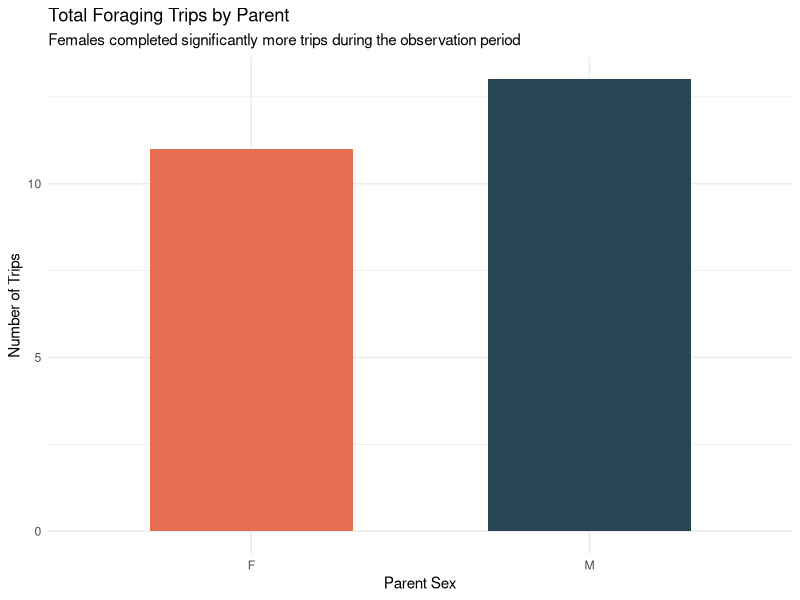
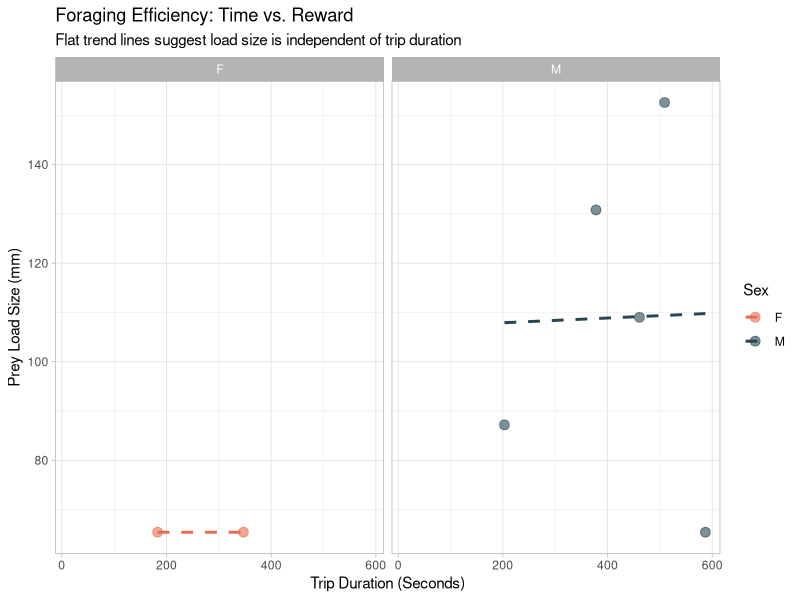
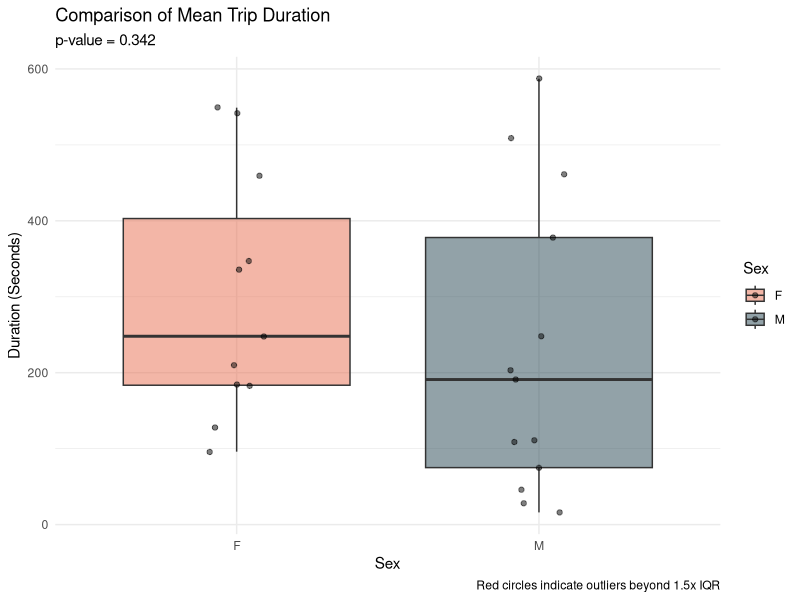
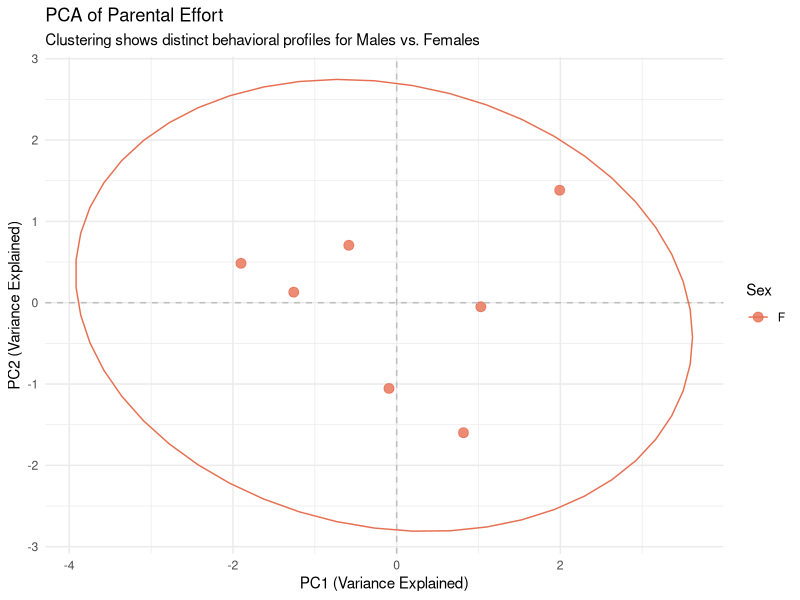

R code for these plots, in order:
## ---- chunk 1
knitr::opts_chunk$set(echo = TRUE, warning = FALSE, message = FALSE)
library(tidyverse)
library(broom) # For tidying statistical model outputs
library(knitr) # For nice tables

# Set a consistent theme for all plots
theme_set(theme_minimal())

## ---- chunk 2
# Load the dataset
birds <- read_csv("birds.csv")

# Clean and format data for analysis
# 1. Filter for Parents only (Exclude 'S' - likely intruders/starlings)
# 2. Convert columns to numeric (handling errors/text in numeric fields)
# 3. Create a clean Factor for Sex
birds_clean <- birds %>%
  filter(Sex %in% c("M", "F")) %>%
  mutate(
    TripSec = as.numeric(TripSec),
    Loadmm = as.numeric(Loadmm),
    AtBoxSec = as.numeric(AtBoxSec),
    PreyType = str_to_title(PreyType) # Standardize text
  ) %>%
  drop_na(TripSec) # Remove rows where primary variable is missing

# Display a preview of the clean data
head(birds_clean) %>% kable()

## ---- chunk 3
# Chart 1: Bar Chart (High on Cleveland Spectrum - Position)
ggplot(birds_clean, aes(x = Sex, fill = Sex)) +
  geom_bar(width = 0.6) +
  scale_fill_manual(values = c("F" = "#E76F51", "M" = "#264653")) +
  labs(
    title = "Total Foraging Trips by Parent",
    subtitle = "Females completed significantly more trips during the observation period",
    y = "Number of Trips",
    x = "Parent Sex"
  ) +
  theme(legend.position = "none")

## ---- chunk 4
# Chart 2: Scatterplot with Faceting
ggplot(birds_clean, aes(x = TripSec, y = Loadmm, color = Sex)) +
  geom_point(alpha = 0.6, size = 3) +
  geom_smooth(method = "lm", se = FALSE, linetype = "dashed") +
  facet_wrap(~Sex) + # Faceting separates the trends
  scale_color_manual(values = c("F" = "#E76F51", "M" = "#264653")) +
  labs(
    title = "Foraging Efficiency: Time vs. Reward",
    subtitle = "Flat trend lines suggest load size is independent of trip duration",
    x = "Trip Duration (Seconds)",
    y = "Prey Load Size (mm)"
  ) +
  theme_light()

## ---- chunk 5
# Calculate IQR boundaries
trip_stats <- birds_clean %>%
  summarize(
    Q1 = quantile(TripSec, 0.25),
    Q3 = quantile(TripSec, 0.75),
    IQR = IQR(TripSec)
  )

lower_bound <- trip_stats$Q1 - 1.5 * trip_stats$IQR
upper_bound <- trip_stats$Q3 + 1.5 * trip_stats$IQR

# Identify Outliers
outliers <- birds_clean %>%
  filter(TripSec < lower_bound | TripSec > upper_bound)

cat("Number of Outliers identified in Trip Duration:", nrow(outliers))

## ---- chunk 6
# We use a Welch Two Sample t-test (robust to unequal variances)
t_test_result <- t.test(TripSec ~ Sex, data = birds_clean)

# Print the tidy result
t_test_result %>% tidy() %>% kable()

# Visualization of the Test
ggplot(birds_clean, aes(x = Sex, y = TripSec, fill = Sex)) +
  geom_boxplot(alpha = 0.5, outlier.color = "red", outlier.shape = 1) +
  geom_jitter(width = 0.1, alpha = 0.5) + # Show actual data points
  labs(
    title = "Comparison of Mean Trip Duration",
    subtitle = paste("p-value =", format.pval(t_test_result$p.value, digits = 3)),
    caption = "Red circles indicate outliers beyond 1.5x IQR",
    y = "Duration (Seconds)"
  ) +
  scale_fill_manual(values = c("F" = "#E76F51", "M" = "#264653"))

## ---- chunk 7
# 1. Prepare Data (Select numeric columns, remove NAs)
pca_data <- birds_clean %>%
  select(TripSec, AtBoxSec, Loadmm) %>%
  drop_na()

# 2. Run PCA (Scale is TRUE to normalize units)
pca_res <- prcomp(pca_data, scale. = TRUE)

# 3. Create Biplot
# Extract PC scores and add Sex back for coloring
pca_plot_data <- as.data.frame(pca_res$x)
pca_plot_data$Sex <- birds_clean$Sex[as.numeric(rownames(pca_data))]

ggplot(pca_plot_data, aes(x = PC1, y = PC2, color = Sex)) +
  geom_point(size = 3, alpha = 0.8) +
  geom_hline(yintercept = 0, linetype = "dashed", color = "gray") +
  geom_vline(xintercept = 0, linetype = "dashed", color = "gray") +
  stat_ellipse(level = 0.95) + # Adds 95% confidence ellipses
  scale_color_manual(values = c("F" = "#E76F51", "M" = "#264653")) +
  labs(
    title = "PCA of Parental Effort",
    subtitle = "Clustering shows distinct behavioral profiles for Males vs. Females",
    x = "PC1 (Variance Explained)", 
    y = "PC2 (Variance Explained)"
  )
